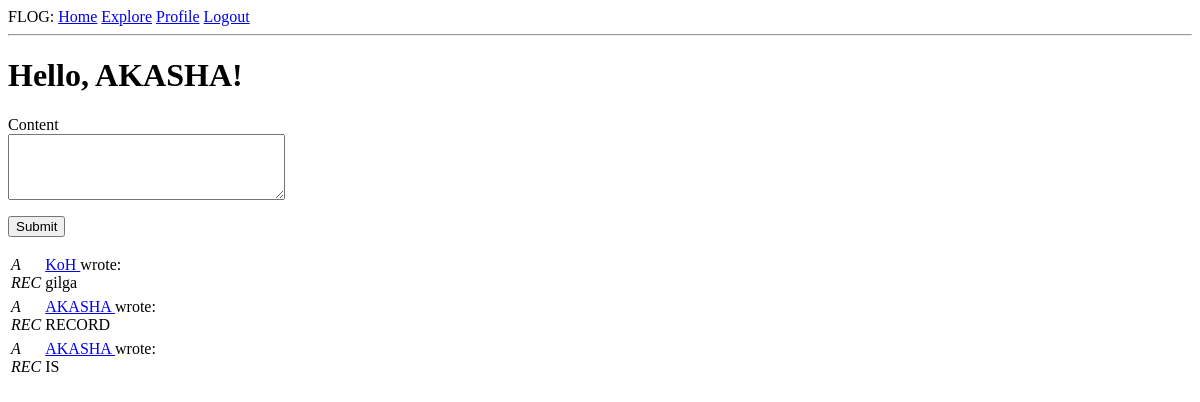
Before: /index (signed in) with the older database file.
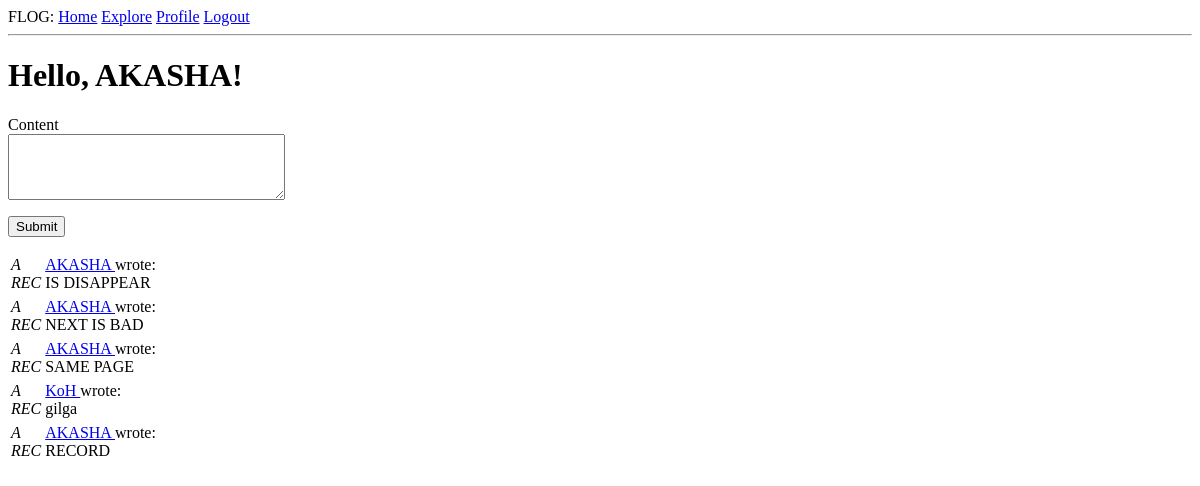
After: the same page with the newer database file.
### app/models.py (models this page shows, shortened)
class Post(db.Model):
    id = db.Column(db.Integer, primary_key=True)
    body = db.Column(db.String(256))
    timestamp = db.Column(db.DateTime, index=True, default=datetime.utcnow)
    user_id = db.Column(db.Integer, db.ForeignKey('user.id'))

class User(UserMixin, db.Model):
    id = db.Column(db.Integer, primary_key=True)
    username = db.Column(db.String(64), index=True, unique=True)
    email = db.Column(db.String(128), index=True, unique=True)
    password_hash = db.Column(db.String(128))
    about_me = db.Column(db.String(256))
    last_seen = db.Column(db.DateTime, default=datetime.utcnow)
    posts = db.relationship('Post', backref='author', lazy='dynamic')
    followed = db.relationship(
        'User', secondary=followers,
        primaryjoin=(followers.c.follower_id == id),
        secondaryjoin=(followers.c.followed_id == id),
        backref=db.backref('followers', lazy='dynamic'), lazy='dynamic')
    def followed_posts(self):
        followed_post = Post.query.join(followers, (followers.c.followed_id == Post.user_id)).filter(
                followers.c.follower_id == self.id)
        own_post = Post.query.filter_by(user_id=self.id)
        return followed_post.union(own_post).order_by(Post.timestamp.desc())

### app/routes.py (the view)
@app.route('/', methods=['GET', 'POST'])
@app.route('/index', methods=['GET', 'POST'])
@login_required
def index():
    form = PostForm()
    if form.validate_on_submit():
        post = Post(body=form.post.data, author=current_user)
        db.session.add(post)
        db.session.commit()
        flash('You successfully made a post!')
        return redirect(url_for('index'))
    page = request.args.get('page', 1, type=int)
    posts = current_user.followed_posts().paginate(page, app.config['POSTS_PER_PAGE'], False)
    return render_template('index.html', title='Home', form=form, posts=posts.items)

### app/forms.py
class PostForm(FlaskForm):
    post = TextAreaField('Content', validators=[DataRequired(), Length(min=1, max=256)])
    submit = SubmitField('Submit')

### app/models.py (called while the page is built)
@login.user_loader
def load_user(id):
    return User.query.get(int(id))

### app/routes.py (called while the page is built)
@app.before_request
def before_request():
    if current_user.is_authenticated:
        current_user.last_seen = datetime.utcnow()
        db.session.commit()

### app/templates/index.html (shortened to what this page needs)
{% extends "base.html" %}
{% block content %}
    <h1>Hello, {{ current_user.username }}!</h1>
    {% if form %}
    <form action="" method="post">
        <p>
            {{ form.post.label }}<br>
            {{ form.post(cols=32, rows=4) }}<br>
            <p>{{ form.submit() }}</p>
        </p>
    </form>
    {% endif %}
    {% for post in posts %}
        {% include "_post.html" %}
    {% endfor %}
{% endblock %}

### app/templates/_post.html
<table>
    <tr valign="top">
        <td><i>A<br>REC</i></td>
        <td>
            <a href="{{ url_for('user', username=post.author.username) }}">
                {{ post.author.username }}
            </a>
            wrote:<br>{{ post.body }}
        </td>
    </tr>
</table>

Changed rows visible on the page:
no longer on this page (row unchanged): Post: author.username "AKASHA", body "IS"
added Post: author.username "AKASHA", body "IS DISAPPEAR"
added Post: author.username "AKASHA", body "NEXT IS BAD"
added Post: author.username "AKASHA", body "SAME PAGE"
